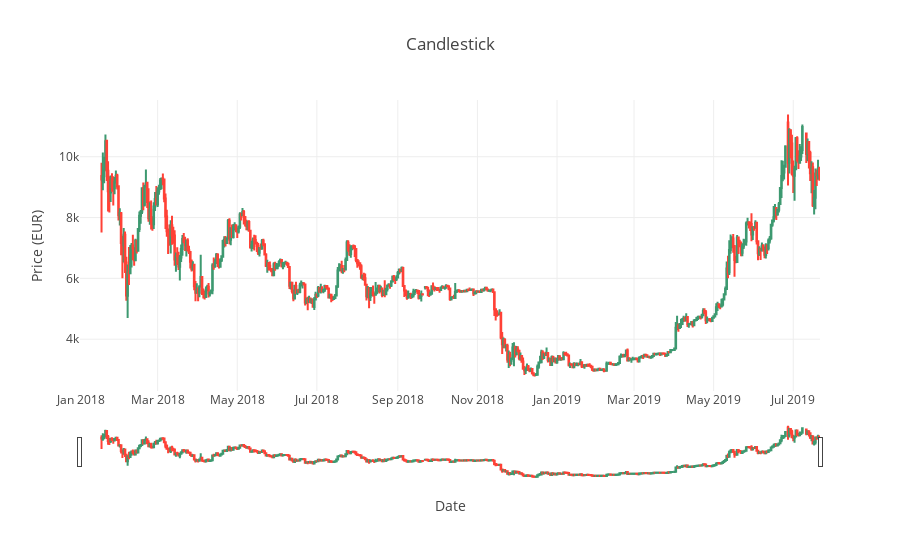

This figure's notebook cell:
### Code cell
data1 = [trace1]
layout = {
    'title': 'Candlestick',
    'yaxis': {'title': 'Price (EUR)'},
    'xaxis': {'title': 'Date'},
}
fig = dict(data=data1, layout=layout)
plotly.offline.iplot(fig, filename='candlestick')

### Figure 1 — Plotly figure (JSON) as saved in the notebook; plotly's stock layout.template omitted (floating-point values rounded to 4 significant figures; data arrays with more than 128 entries replaced by an {"elided": "..."} marker saying what was removed)
{"data": [{"close": {"elided": "567 float values"}, "high": {"elided": "567 float values"}, "low": {"elided": "567 float values"}, "open": {"elided": "567 float values"}, "type": "candlestick", "uid": "871d5cee-7bbf-4c83-9e27-8874e2104b1a", "x": {"elided": "567 str values"}}], "layout": {"title": {"text": "Candlestick"}, "xaxis": {"title": {"text": "Date"}}, "yaxis": {"title": {"text": "Price (EUR)"}}}}
